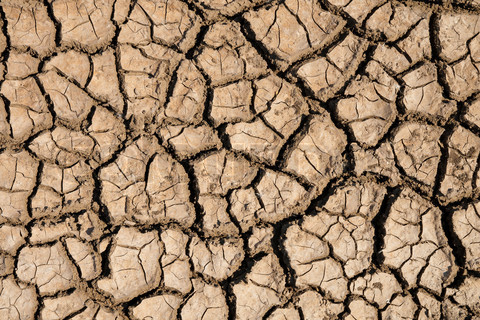
#> input picture Laboratorio_3_Texturas/imagenes/cracked_0004.jpg, 480 x 320 px; the run also reads 1 picture not shown here
$ jupyter execute --allow-errors Laboratorio_3_Texturas_Colab.ipynb
#> lines starting #> are read from the running program, lines starting #| are printed output that depends on the picture
*Nombre de Grupos*:

*Integrantes*:

# **Laboratorio: Texturas y LBP**

En el laboratorio anterior decidíamos a qué región pertenecía cada píxel mirando su intensidad (umbralizar) o qué tan parecido era a sus vecinos (cortes de grafos). Pero hay imágenes donde lo importante no es *qué tan claro* es un píxel sino **cómo se organiza** respecto a los que tiene alrededor: una pared de ladrillos, el pasto, la piel de una cara. A eso lo llamamos **textura**.

En este laboratorio vamos a ver **LBP** (*Local Binary Patterns*), una forma clásica de describirla: compara cada píxel con su vecindad y cuenta qué patrones aparecen. Vamos a terminar reconociendo caras.

## **Imports**

[cell 1]
# === IMPORTS ===
import time
import warnings
import numpy as np
import matplotlib.pyplot as plt
import ipywidgets as widgets
from ipywidgets import interact, IntSlider
from skimage import util, io, transform
from skimage.feature import local_binary_pattern

## **Carga de Imágenes**

Vamos a usar dos conjuntos de imágenes:

- **Texturas**: ocho fotos de texturas (manchadas, rotas, fibrosas...) del dataset DTD.
- **FERET**: un subconjunto de la base de rostros FERET, con 200 personas y 7 fotos de cada una (de 80x80 píxeles).

Esta celda los descarga (funciona en Colab y localmente). Si las carpetas ya existen no vuelve a descargar nada.

[cell 2]
#@title Descargar las imagenes { display-mode: "form" }
import io as _io
import os
import urllib.request
import zipfile

REPOSITORIO_URL = "https://github.com/Elementos-Reconocimiento-Visual-UBA/PracticasERV_2026_4toBim"  #@param {type:"string"}
RAMA = "main"  #@param {type:"string"}
CARPETA_EN_REPOSITORIO = "Laboratorio_3_Texturas/imagenes"  #@param {type:"string"}
FERET_URL = "https://github.com/VILAlab/FERETsubset/raw/master/FERET_80x80.zip"  #@param {type:"string"}
CARPETA_IMAGENES = "imagenes"  # carpeta local donde quedan las texturas
CARPETA_FERET = "feret"  # carpeta local donde queda FERET: una carpeta por persona (FERET-001/01.tif)

def leer_zip(url_zip):
  with urllib.request.urlopen(url_zip) as respuesta:
    return zipfile.ZipFile(_io.BytesIO(respuesta.read()))

# [12 lines left out: function descargar_carpeta_de_github, not called in this run]

def descargar_feret(url_zip, carpeta_local):
  # El zip de FERET tiene una carpeta raiz FERET_80x80 con una carpeta por persona
#> (the call stopped at in leer_zip, `with urllib.request.urlopen(url_zip) as respuesta:`: the network is not available in this run)
  zip_feret = leer_zip(url_zip)

  for nombre in zip_feret.namelist():
    ruta = nombre.split("/", 1)[1] if "/" in nombre else ""
    if ruta.endswith(".tif"):
      destino = os.path.join(carpeta_local, ruta)
      os.makedirs(os.path.dirname(destino), exist_ok=True)
      with open(destino, "wb") as salida:
        salida.write(zip_feret.read(nombre))

if os.path.isdir(CARPETA_IMAGENES):
  print(f"La carpeta {CARPETA_IMAGENES} ya existe, no se descarga nada")
else:
  descargar_carpeta_de_github(f"{REPOSITORIO_URL.rstrip('/')}/archive/refs/heads/{RAMA}.zip", CARPETA_EN_REPOSITORIO, CARPETA_IMAGENES)
  print(f"Descargadas {len(os.listdir(CARPETA_IMAGENES))} imagenes en {CARPETA_IMAGENES}")

#> (the rest of this cell did not finish here and is left out)

## **TEXTURAS**

### **Idea**

Una **textura** es un patrón que se repite a lo largo de una región: las grietas de la tierra seca, las fibras de un papel, las manchas de una pared. Lo que la define no es el brillo de ningún píxel en particular sino **cómo se relacionan los píxeles entre sí**.

Esto hace que las herramientas que vimos hasta ahora no funcionen. Un histograma cuenta *cuántos* píxeles hay de cada nivel de gris, pero no dice nada sobre *dónde* están. Veamos con un experimento que sucederia si utilizaramos un histograma para identificar una textura: vamos a mezclar de lugar un porcentaje de los píxeles y mirar qué pasa con la imagen y con su histograma.

[cell 3]
TEXTURAS = {
  'manchado 1': 'blotchy_0009.jpg',  'manchado 2': 'blotchy_0017.jpg',
  'roto 1':     'cracked_0004.jpg',  'roto 2':     'cracked_0046.jpg',
  'fibroso 1':  'fibrous_0083.jpg',  'fibroso 2':  'fibrous_0095.jpg',
  'moteado':    'flecked_0050.jpg',  'cristalino': 'crystalline_0057.jpg',
}
LADO_TEXTURA = 192

def cargar_textura(nombre, lado=LADO_TEXTURA):
  # Nos quedamos con un recorte cuadrado del centro de la foto
  imagen = util.img_as_ubyte(io.imread(f"{CARPETA_IMAGENES}/{TEXTURAS[nombre]}", as_gray=True))
  fila_inicio = (imagen.shape[0] - lado) // 2
  columna_inicio = (imagen.shape[1] - lado) // 2
  return imagen[fila_inicio:fila_inicio + lado, columna_inicio:columna_inicio + lado]

def mezclar_pixeles(imagen, porcentaje, semilla=0):
  generador = np.random.default_rng(semilla)
  mezclada = imagen.ravel().copy()
  cantidad = int(mezclada.size * porcentaje / 100)

  # Los pixeles elegidos se intercambian entre ellos: el histograma no puede cambiar
  posiciones = generador.choice(mezclada.size, cantidad, replace=False)
  mezclada[posiciones] = mezclada[generador.permutation(posiciones)]
  return mezclada.reshape(imagen.shape)

def mostrar_mezcla(textura, porcentaje):
  imagen = cargar_textura(textura)
  mezclada = mezclar_pixeles(imagen, porcentaje)

  fig, ax = plt.subplots(1, 3, figsize=(15, 4))

  ax[0].imshow(imagen, cmap="gray", vmin=0, vmax=255)
  ax[0].set_title("Imagen original")
  ax[0].axis("off")

  ax[1].imshow(mezclada, cmap="gray", vmin=0, vmax=255)
  ax[1].set_title(f"{porcentaje}% de los pixeles mezclados")
  ax[1].axis("off")

  ax[2].fill_between(range(256), np.bincount(imagen.ravel(), minlength=256), alpha=0.5, label="original")
  ax[2].plot(np.bincount(mezclada.ravel(), minlength=256), "r--", label="mezclada")
  ax[2].set_title("Histogramas")
  ax[2].set_xlim(0, 255)
  ax[2].legend()

  plt.tight_layout()
  plt.show()

interact(
  mostrar_mezcla,
  textura=widgets.Dropdown(options=list(TEXTURAS), value='roto 1', description='textura'),
  porcentaje=IntSlider(min=0, max=100, step=5, value=0, description='% mezclado'),
);
#> the sliders are set to textura = roto 1, porcentaje = 0
#> in cargar_textura, `imagen = util.img_as_ubyte(io.imread(f"{CARPETA_IMAGENES}/{TEXTURAS[no..`:
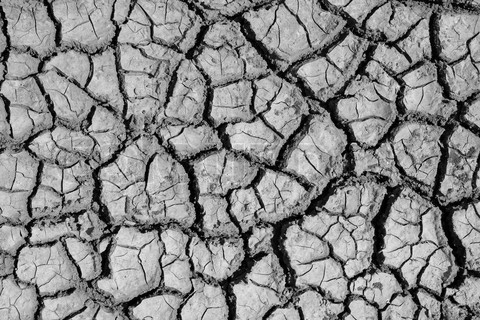
#> imagen: shape (320, 480); min 0, max 247, mean 137.7
#> in cargar_textura, `return imagen[fila_inicio:fila_inicio + lado, columna_inicio:columna_i..`:
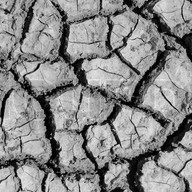
#> returned value: shape (192, 192); min 0, max 239, mean 136.8
#> in mostrar_mezcla, `plt.show()`:
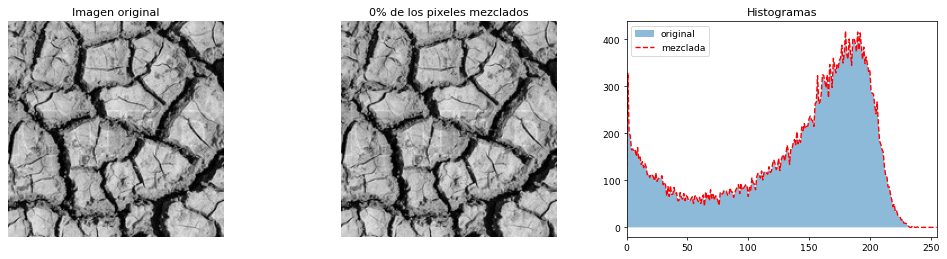
#> figure drawn by matplotlib, 3 panels; panel 3: curve peaks at x = 180, y = 418

Fijense que a medida que mezclamos la textura se va deshaciendo hasta quedar convertida en ruido, pero **el histograma no se mueve**: es exactamente el mismo con 0% que con 100%.

Necesitamos descriptores que miren la **relación entre píxeles cercanos**:

- **LBP** mira cada píxel contra sus vecinos inmediatos y se queda con el *patrón* de la relacion relativa con ellos.

## **LBP (Local Binary Patterns)**

### **Idea**

**LBP** le asigna a cada píxel un número que describe cómo se compara con sus vecinos. No importa *cuánto* más claro u oscuro sea cada vecino, solo si es **mayor o igual** ($1$) o **menor** ($0$) que el píxel central.

Tomemos el píxel central $89$ y su vecindad de $3 \times 3$:

$$\begin{pmatrix} 100 & 23 & 59 \\ 34 & \textbf{89} & 2 \\ 97 & 140 & 4\end{pmatrix} $$

Comparando cada vecino contra el central nos queda

$$\begin{pmatrix} 1 & 0 & 0 \\ 0 & \textbf{89} & 0 \\ 1 & 1 & 0\end{pmatrix} $$

Para convertir esos ocho bits en **un solo número** hay que recorrer los vecinos siempre en el mismo orden. Vamos a empezar por el vecino de la derecha y dar la vuelta **en sentido antihorario** (recuerden que en una imagen las filas crecen hacia abajo). El vecino número $p$ aporta $2^p$ si es mayor o igual que el central:

$$LBP = \sum_{p=0}^{7} s(g_p - g_c)\, 2^p \qquad s(x) = \begin{cases} 1 & \text{si } x \ge 0 \\ 0 & \text{si } x < 0 \end{cases}$$

donde $g_c$ es el píxel central y $g_p$ su vecino $p$. En el ejemplo los vecinos $p=3$, $p=5$ y $p=6$ valen $1$, así que el código es $2^3 + 2^5 + 2^6 = 8 + 32 + 64 = 104$.

Hay una propiedad muy linda: como solo importa **quién es mayor que quién**, si a toda la imagen le cambiamos la iluminación con una función creciente (por ejemplo, multiplicarla por $2$ y sumarle $10$) los códigos **no cambian**. Eso hace a LBP muy robusto a la iluminación, y lo vamos a aprovechar más adelante.

Exploremos cómo se calcula el código en una textura real. Muevan la ventana de $3 \times 3$ y miren cómo cambian los bits.

[cell 4]
# Orden en que se recorren los 8 vecinos: (desplazamiento de fila, desplazamiento de columna)
# Arranca en el vecino de la derecha y sigue en sentido antihorario
OFFSETS_VECINOS_3X3 = [(0, 1), (-1, 1), (-1, 0), (-1, -1), (0, -1), (1, -1), (1, 0), (1, 1)]

imagen_ejemplo_lbp = cargar_textura('roto 1')[60:84, 60:84]
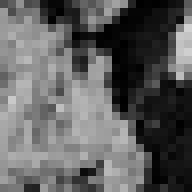
#> imagen_ejemplo_lbp: shape (24, 24) (shown 8 times larger); min 0, max 210, mean 95.4

def explorar_lbp_basico(fila, columna):
  centro = imagen_ejemplo_lbp[fila, columna]
  vecinos = np.array([imagen_ejemplo_lbp[fila + df, columna + dc] for df, dc in OFFSETS_VECINOS_3X3])
  bits = (vecinos >= centro).astype(int)
  codigo_lbp = int(bits @ 2 ** np.arange(8))

  fig, ax = plt.subplots(1, 3, figsize=(15, 5))

  # Recuadro de la ventana sobre el recorte
  ax[0].imshow(imagen_ejemplo_lbp, cmap="gray", vmin=0, vmax=255, interpolation="nearest")
  ax[0].plot([columna - 1.5, columna + 1.5, columna + 1.5, columna - 1.5, columna - 1.5], [fila - 1.5, fila - 1.5, fila + 1.5, fila + 1.5, fila - 1.5], color="orange", linewidth=2)
  ax[0].set_title("Recorte de la textura")
  ax[0].axis("off")

  # Valores de la vecindad
  ventana = imagen_ejemplo_lbp[fila - 1:fila + 2, columna - 1:columna + 2]
  ax[1].imshow(ventana, cmap="gray", vmin=0, vmax=255, interpolation="nearest")
  for f in range(3):
    for c in range(3):
      color_texto = "black" if ventana[f, c] > 127 else "white"
      ax[1].text(c, f, int(ventana[f, c]), ha="center", va="center", color=color_texto, fontsize=14)
  ax[1].set_title(f"Vecindad (centro = {int(centro)})")
  ax[1].axis("off")

  # Bit de cada vecino y lo que aporta al codigo
  ax[2].imshow(np.zeros((3, 3)), cmap="gray", vmin=0, vmax=1)
  ax[2].text(1, 1, "centro", ha="center", va="center", color="white", fontsize=12)
  for posicion, ((df, dc), bit) in enumerate(zip(OFFSETS_VECINOS_3X3, bits)):
    ax[2].text(1 + dc, 1 + df, f"p={posicion}\nbit {bit}\n2^{posicion}={2 ** posicion}" if bit else f"p={posicion}\nbit {bit}", ha="center", va="center", color="lime" if bit else "red", fontsize=11)
  ax[2].set_title(f"LBP = {codigo_lbp}")
  ax[2].axis("off")

  plt.tight_layout()
  plt.show()

lado = imagen_ejemplo_lbp.shape[0]
interact(
  explorar_lbp_basico,
  fila=IntSlider(min=1, max=lado - 2, step=1, value=12, description='fila'),
  columna=IntSlider(min=1, max=lado - 2, step=1, value=12, description='columna'),
);
#> the sliders are set to fila = 12, columna = 12
#> in explorar_lbp_basico, `centro = imagen_ejemplo_lbp[fila, columna]`: centro = 168
#> in explorar_lbp_basico, `vecinos = np.array([imagen_ejemplo_lbp[fila + df, columna + dc] for df..`: vecinos = [146, 129, 164, 155, 166, 172, 160, 167]
#> in explorar_lbp_basico, `bits = (vecinos >= centro).astype(int)`: bits = [0, 0, 0, 0, 0, 1, 0, 0]
#> in explorar_lbp_basico, `codigo_lbp = int(bits @ 2 ** np.arange(8))`: codigo_lbp = 32
#> in explorar_lbp_basico, `ventana = imagen_ejemplo_lbp[fila - 1:fila + 2, columna - 1:columna + 2]`: ventana = [[155, 164, 129], [166, 168, 146], [172, 160, 167]]
#> the loop in explorar_lbp_basico, `for posicion, ((df, dc), bit) in enumerate(zip(OFFSETS_VECINOS_3X3, bi..` made 8 passes
#> (df, dc, bit) on passes 1 to 8: (0, 1, 0), (-1, 1, 0), (-1, 0, 0), (-1, -1, 0), (0, -1, 0), (1, -1, 1), (1, 0, 0), (1, 1, 0)
#> in explorar_lbp_basico, `plt.show()`:
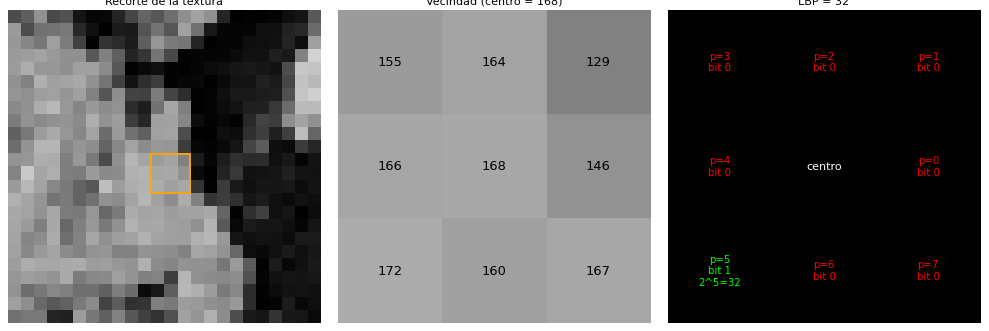
#> figure drawn by matplotlib, 3 panels

### ***Ejercicio***: Implementar LBP básico

Completar las funciones que calculan el código LBP de un píxel y el **mapa LBP** de una imagen entera (una imagen donde cada píxel es su código).

- Ejercicio: implementar
    - lbp_pixel
    - lbp_imagen

Ayudas:

- Ya está dada la lista `OFFSETS_VECINOS_3X3` con el orden de los vecinos. El vecino número $p$ de la lista aporta $2^p$.
- Un vecino **igual** al central cuenta como $1$ (es *mayor o igual*).
- Como cada píxel necesita sus 8 vecinos, el mapa **pierde el borde** de la imagen: tiene $2$ filas y $2$ columnas menos.

[cell 5]
def lbp_pixel(imagen, fila, columna):
  # Devuelve el codigo LBP (de 0 a 255) del pixel (fila, columna)
  # COMPLETAR
  # Recorran los vecinos con enumerate(OFFSETS_VECINOS_3X3) y sumen 2 ** posicion cuando el vecino sea mayor o igual que el centro
  pass

[cell 6]
def lbp_imagen(imagen):
  # Devuelve el mapa LBP: un codigo por cada pixel que tiene los 8 vecinos
  alto, ancho = imagen.shape
  mapa_lbp = np.zeros((alto - 2, ancho - 2), dtype=np.uint8)

  # COMPLETAR
  # Recorran solo los pixeles que tienen los 8 vecinos

  return mapa_lbp

### Tests (LBP básico)

[cell 7]
# nombre: (vecindad de 3x3, codigo esperado). El centro siempre esta en la posicion [1, 1]
CODIGOS_LBP_ESPERADOS = {
  'vecinos_menores':      (np.array([[0, 0, 0], [0, 255, 0], [0, 0, 0]]),         0),
  'vecinos_mayores':      (np.array([[255, 255, 255], [255, 0, 255], [255, 255, 255]]), 255),
  'solo_derecha':         (np.array([[0, 0, 0], [0, 100, 200], [0, 0, 0]]),       1),    # el vecino p=0 es el de la derecha
  'solo_abajo':           (np.array([[0, 0, 0], [0, 100, 0], [0, 200, 0]]),       64),   # el vecino p=6 es el de abajo
  'arriba_y_abajo':       (np.array([[0, 200, 0], [0, 100, 0], [0, 200, 0]]),     68),   # 4 + 64
  'ejemplo_de_la_teoria': (np.array([[100, 23, 59], [34, 89, 2], [97, 140, 4]]),  104),
  'igual_al_centro':      (np.full((3, 3), 50),                                   255),  # los vecinos iguales al centro cuentan como 1
}

# Imagen de 3x4: solo tiene dos pixeles con los 8 vecinos, en una rampa los dos tienen el mismo patron
IMAGEN_RAMPA = np.array([[1, 2, 3, 4], [5, 6, 7, 8], [9, 10, 11, 12]], dtype=np.uint8)
MAPA_RAMPA_ESPERADO = np.array([[225, 225]])  # 1 + 32 + 64 + 128: solo son menores los vecinos de arriba y de la izquierda

def verificar_lbp_pixel(nombre):
  vecindad, esperado = CODIGOS_LBP_ESPERADOS[nombre]
  obtenido = lbp_pixel(vecindad, 1, 1)

  assert obtenido == esperado, f"[{nombre}] se esperaba {esperado} pero se obtuvo {obtenido}"
  print(f"OK [{nombre}] LBP = {obtenido}")

def verificar_lbp_imagen_rampa():
  obtenido = lbp_imagen(IMAGEN_RAMPA)

  assert obtenido.shape == MAPA_RAMPA_ESPERADO.shape, f"[rampa] se esperaba un mapa de forma {MAPA_RAMPA_ESPERADO.shape} pero se obtuvo {obtenido.shape}"
  assert np.array_equal(obtenido, MAPA_RAMPA_ESPERADO), f"[rampa] se esperaba {MAPA_RAMPA_ESPERADO.tolist()} pero se obtuvo {obtenido.tolist()}"
  print(f"OK [rampa] mapa = {obtenido.tolist()}")

# [14 lines left out: functions verificar_lbp_imagen_forma, verificar_invarianza_a_la_iluminacion, not called in this run]

### Verificacion LBP de un píxel

#> (a cell that did not finish here is left out)

### Verificacion LBP de una imagen

#> (a cell that did not finish here is left out)

#### **Ejemplo**

[cell 10]
textura = cargar_textura('roto 1')
mapa_lbp = lbp_imagen(textura)
#> mapa_lbp: shape (190, 190); every value is 0

fig, ax = plt.subplots(1, 3, figsize=(15, 5))

ax[0].imshow(textura, cmap="gray")
ax[0].set_title("Textura original")
ax[0].axis("off")

ax[1].imshow(mapa_lbp, cmap="gray")
ax[1].set_title("Mapa LBP")
ax[1].axis("off")

ax[2].bar(range(256), np.bincount(mapa_lbp.ravel(), minlength=256), width=1)
ax[2].set_title("Histograma del mapa LBP")
ax[2].set_xlabel("codigo LBP")
ax[2].set_xlim(0, 255)

plt.tight_layout()
plt.show()
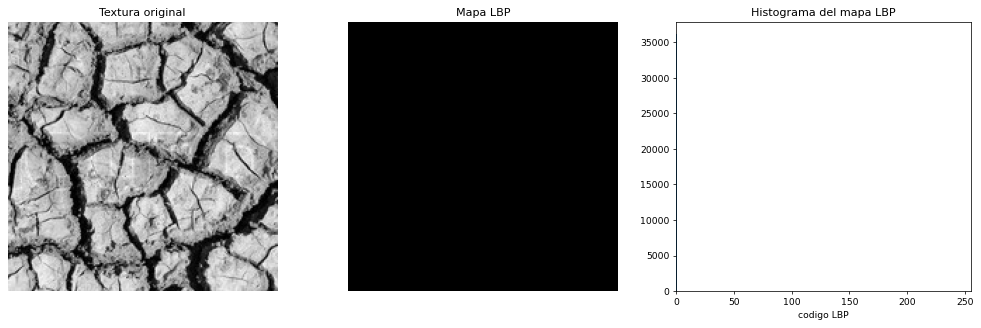
#> figure drawn by matplotlib, 3 panels; panel 3: tallest bar 36100 high, from x = -0.5 to 0.5

Ahora vamos a repetir con LBP el experimento del principio. Mezclamos de lugar un porcentaje de los píxeles de la textura, recalculamos su **mapa LBP** y comparamos el histograma de ese mapa contra el de la textura original.

[cell 11]
def mostrar_mezcla_en_lbp(porcentaje):
  # textura y mapa_lbp son los de la celda anterior
  mezclada = mezclar_pixeles(textura, porcentaje)
  mapa_lbp_mezclada = lbp_imagen(mezclada)
  histograma_original = np.bincount(mapa_lbp.ravel(), minlength=256) / mapa_lbp.size
  histograma_mezclada = np.bincount(mapa_lbp_mezclada.ravel(), minlength=256) / mapa_lbp_mezclada.size

  fig, ax = plt.subplots(1, 3, figsize=(15, 5))

  ax[0].imshow(mezclada, cmap="gray", vmin=0, vmax=255)
  ax[0].set_title(f"{porcentaje}% de los pixeles mezclados")
  ax[0].axis("off")

  ax[1].imshow(mapa_lbp_mezclada, cmap="gray")
  ax[1].set_title("Mapa LBP de la imagen mezclada")
  ax[1].axis("off")

  ax[2].fill_between(range(256), histograma_original, step="mid", alpha=0.5, label="original")
  ax[2].plot(histograma_mezclada, "r--", label="mezclada")
  ax[2].set_title(f"Histogramas del mapa LBP (diferencia {np.abs(histograma_original - histograma_mezclada).sum():.2f})")
  ax[2].set_xlabel("codigo LBP")
  ax[2].set_xlim(0, 255)
  ax[2].legend()

  plt.tight_layout()
  plt.show()

# El mapa LBP se calcula con loops: solo se recalcula al soltar el slider
interact(mostrar_mezcla_en_lbp, porcentaje=IntSlider(min=0, max=100, step=5, value=50, description='% mezclado', continuous_update=False));
#> the sliders are set to porcentaje = 50
#> call 2 of mezclar_pixeles, with porcentaje = 50, semilla = 0
#> in mezclar_pixeles (call 2), `return mezclada.reshape(imagen.shape)`:
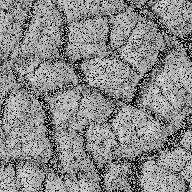
#> returned value: shape (192, 192); min 0, max 239, mean 136.8
#> in mostrar_mezcla_en_lbp, `histograma_original = np.bincount(mapa_lbp.ravel(), minlength=256) / m..`: histograma_original = 256 values, max 1 at index 0, min 0 at index 1, mean 0.00391
#> in mostrar_mezcla_en_lbp, `histograma_mezclada = np.bincount(mapa_lbp_mezclada.ravel(), minlength..`: histograma_mezclada has the same summary as histograma_original
#> in mostrar_mezcla_en_lbp, `plt.show()`:
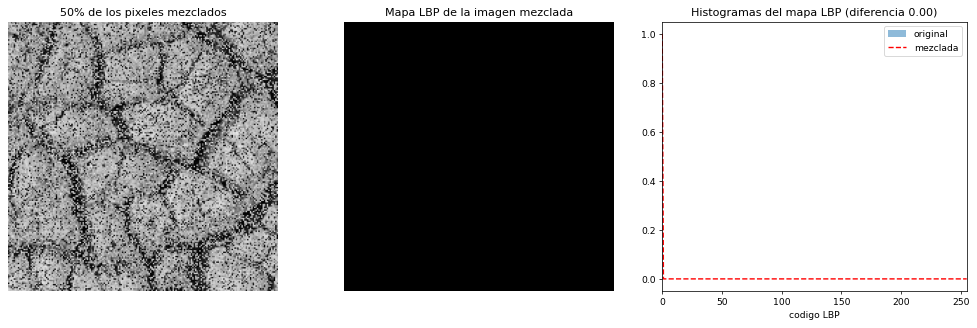
#> figure drawn by matplotlib, 3 panels; panel 3: curve peaks at x = 0, y = 1
#> (the rest of the program and of its run is left out)
